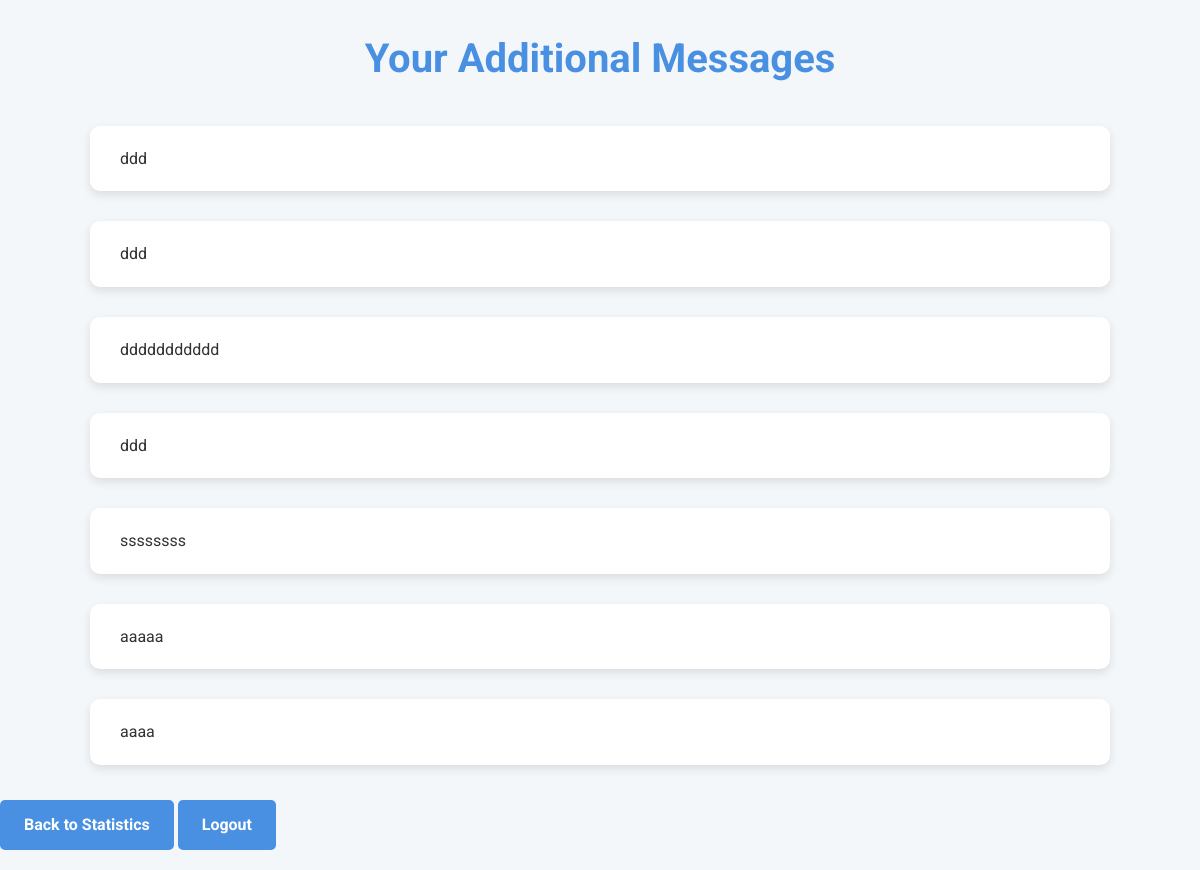
/messages (signed in), run on an earlier commit of the app's database.
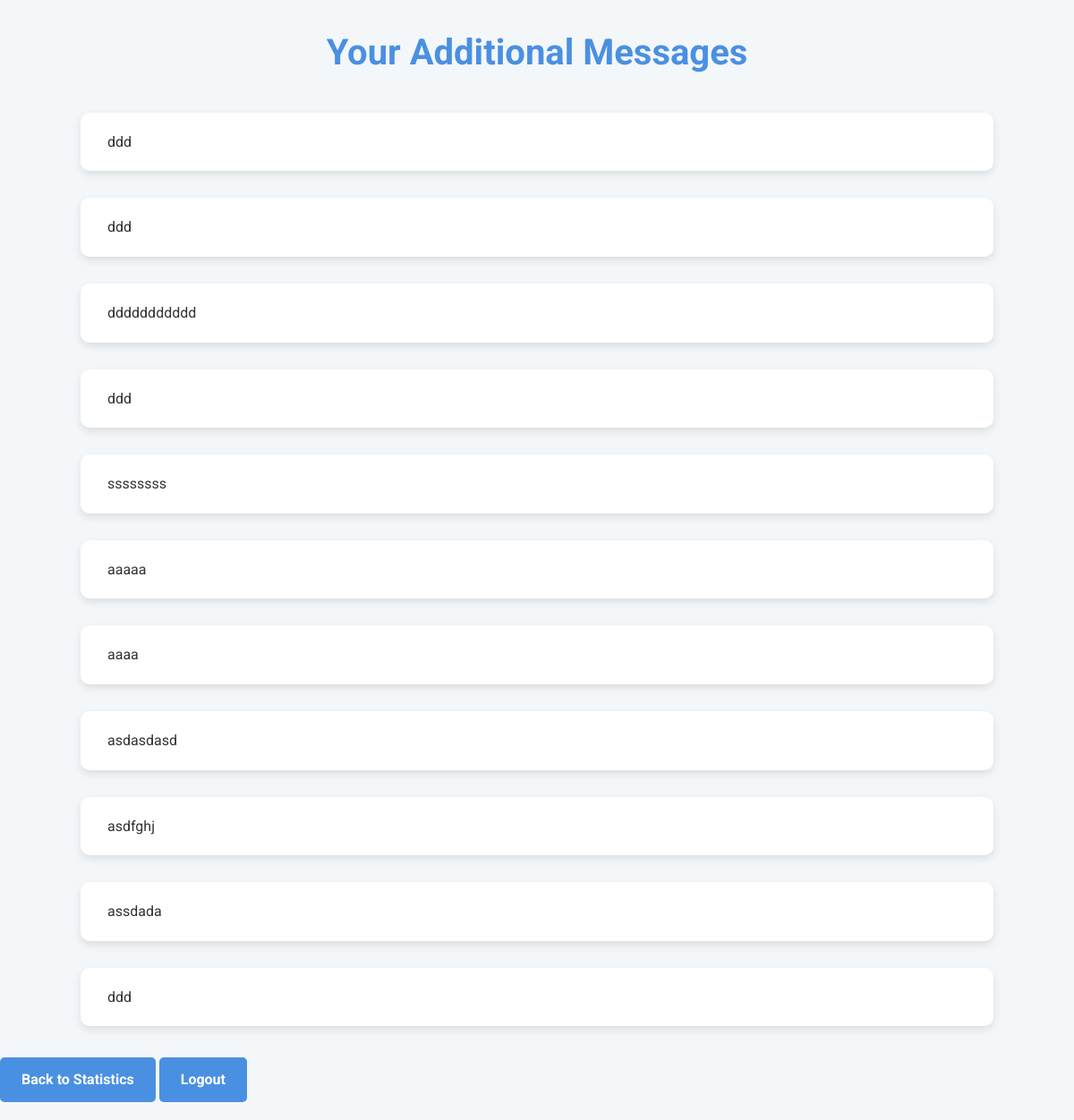
And on a later commit of the database.
### app.py (models this page shows)
class AdditionalText(db.Model):
    id = db.Column(db.Integer, primary_key=True)
    message = db.Column(db.String(500), nullable=False)  # Adjust size as needed
    user_id = db.Column(db.Integer, db.ForeignKey('user.id'), nullable=False)

### app.py (the view)
@app.route('/messages', methods=['GET'])
@login_required
def messages():
    all_additional_texts = AdditionalText.query.filter_by(user_id=current_user.id).all()
    return render_template('messages.html', additional_texts=all_additional_texts)

### app.py (called while the page is built)
@login_manager.user_loader
def load_user(user_id):
    return db.session.get(User, int(user_id))

### templates/messages.html (shortened to what this page needs)
<!DOCTYPE html><html lang="en"><head></head><body><h1>Your Additional Messages</h1>
    <ul>
    {% for message in additional_texts %}
        <li>{{ message.message }}</li>
    {% else %}
        <li>No additional messages found.</li>
    {% endfor %}
</ul>
<a href="{{ url_for('statistics') }}">Back to Statistics</a>
<a href="{{ url_for('logout') }}">Logout</a>
</body></html>

### templates/messages.html (style rules this page uses)
body { font-family: 'Roboto', sans-serif; margin: 0; padding: 0; background-color: #f4f7fa; color: #333; line-height: 1.6; }
h1 { text-align: center; color: #4A90E2; font-size: 2.5em; margin-bottom: 20px; }
ul { list-style: none; padding: 0; display: flex; flex-direction: column; align-items: center; margin: 0; }
li { background: #fff; border-radius: 10px; padding: 20px 30px; margin: 15px 0; box-shadow: 0 4px 10px rgba(0, 0, 0, 0.1); width: 80%; transition: transform 0.3s, box-shadow 0.3s; }
a { display: inline-block; margin: 20px auto; padding: 12px 24px; color: #fff; background-color: #4A90E2; border-radius: 5px; text-decoration: none; font-weight: bold; transition: background-color 0.3s, transform 0.3s; }

What changed in the data, as far as the page shows it:
added AdditionalText: message "asdasdasd"
added AdditionalText: message "asdfghj"
added AdditionalText: message "assdada"
added AdditionalText: message "ddd"
